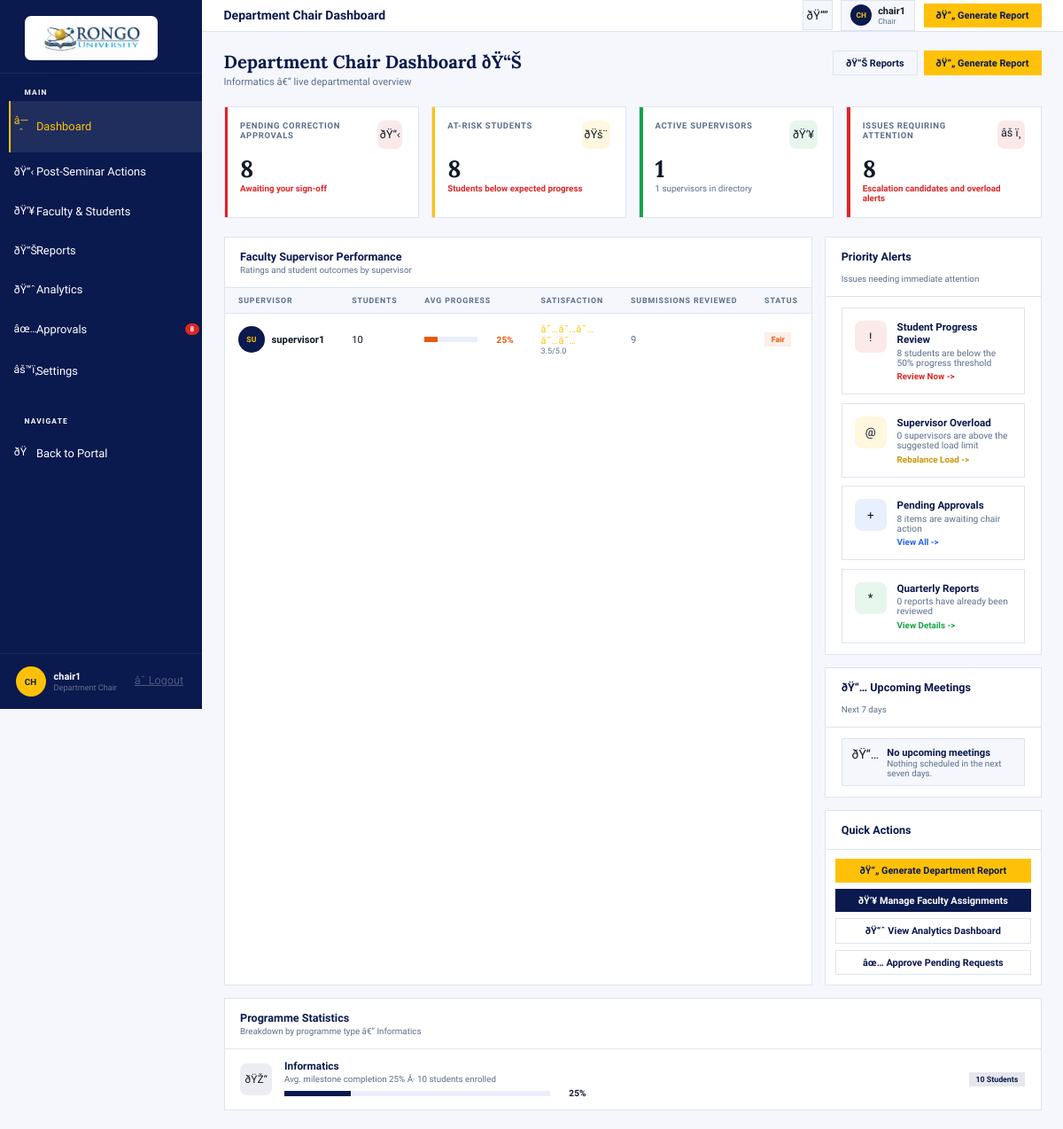
The app's page /chair/ (signed in), older data.
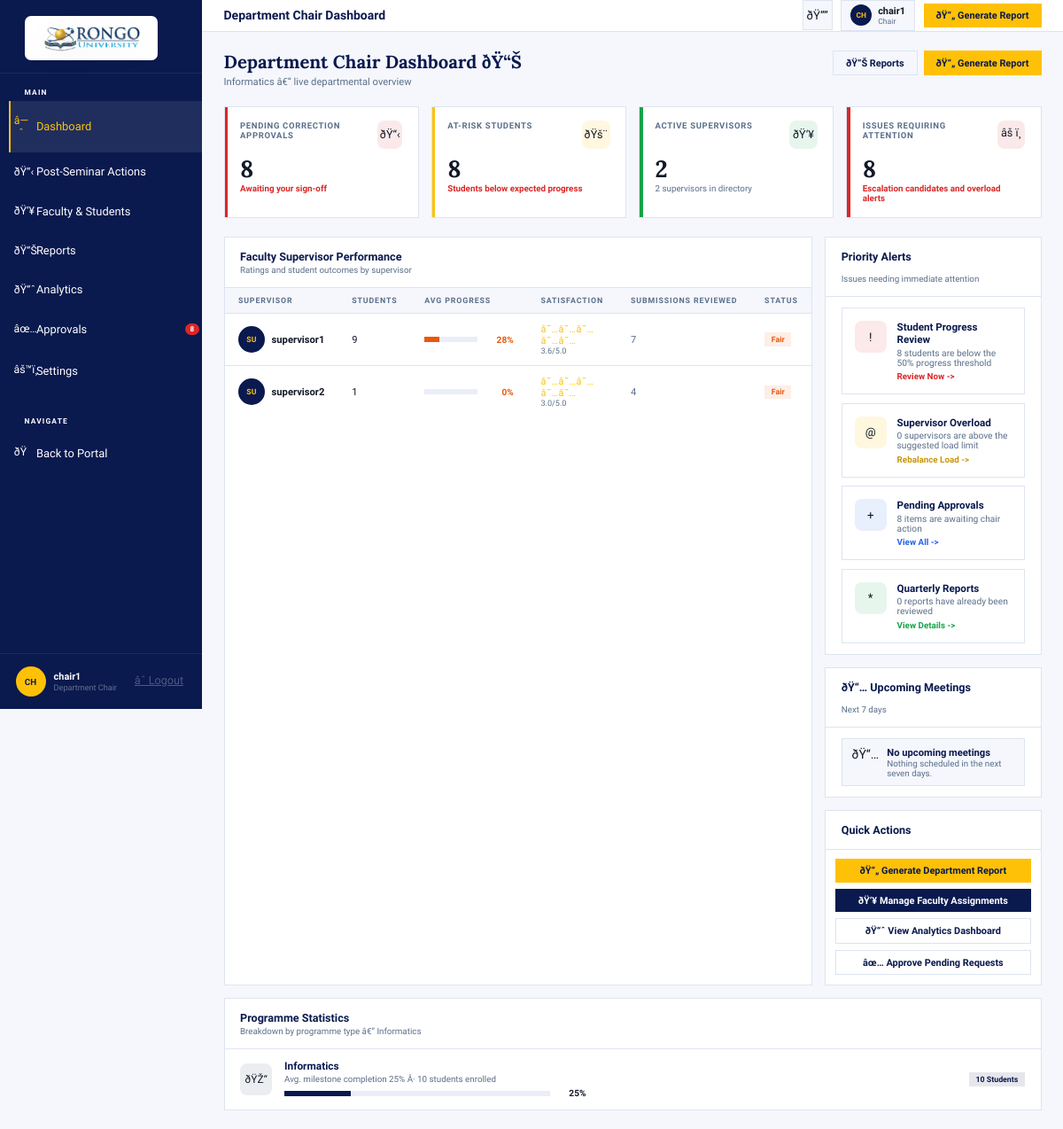
The same page, newer data.
### users/models.py (models this page shows, shortened)
class User(AbstractUser):
    ROLE_CHOICES = (
        ("student", "Student"),
        ("supervisor", "Supervisor"),
        ("admin", "Admin"),
        ("dean", "Dean"),
        ("chair", "Chair"),
    )
    role = models.CharField(max_length=20, choices=ROLE_CHOICES)
    unique_id = models.CharField(max_length=50, unique=True, help_text="Admission Number for students or Staff ID for staff", editable=False)

### students/models.py (models this page shows, shortened)
class Student(models.Model):
    user = models.OneToOneField(User, on_delete=models.CASCADE, related_name='student_profile')
    student_number = models.CharField(max_length=50)
    programme = models.CharField(max_length=100)
    supervisor = models.ForeignKey(User, on_delete=SET_NULL, null=True, blank=True, related_name="supervised_students")

### chair/views.py (the view)
# urls.py: path('', chair_dashboard, name='chair_dashboard'),
@login_required
@user_passes_test(lambda u: u.role in ["chair", "admin", "dean"])
def chair_dashboard(request):
    chair = request.user
    today = timezone.localdate()
    students = list(
        Student.objects.select_related("user", "supervisor")
        .prefetch_related(
            Prefetch("milestone_set", queryset=Milestone.objects.order_by("date", "id")),
            Prefetch("submission_set", queryset=Submission.objects.order_by("-submitted_at")),
        )
        .order_by("user__first_name", "user__last_name", "user__username")
    )
    supervisors = list(
        User.objects.filter(role="supervisor")
        .prefetch_related(
            Prefetch(
                "supervised_students",
                queryset=Student.objects.select_related("user").prefetch_related(
                    Prefetch("milestone_set", queryset=Milestone.objects.order_by("date", "id")),
                    Prefetch("submission_set", queryset=Submission.objects.order_by("-submitted_at")),
                ),
            )
        )
        .order_by("first_name", "last_name", "username")
    )
    submissions = list(
        Submission.objects.select_related("student__user", "student__supervisor", "reviewed_by").order_by("-submitted_at")
    )
    reports = list(QuarterlyReport.objects.select_related("student__user").order_by("-submitted_at"))
    bookings = list(
        PresentationBooking.objects.select_related("student__user")
        .filter(date__gte=timezone.now())
        .order_by("date")[:5]
    )
    notifications = list(Notification.objects.filter(user=chair).order_by("-created_at")[:5])
    student_rows = []
    at_risk_rows = []
    programme_map = defaultdict(list)
    progress_cache = {}
    for student in students:
        summary = _student_progress(student, today)
        progress_cache[student.id] = summary
        student_rows.append(
            {
                "student": student,
                "name": student.user.get_full_name() or student.user.username,
                "initials": _initials(student.user),
                "programme": student.programme,
                "supervisor_name": student.supervisor.get_full_name() if student.supervisor else "Unassigned",
                "progress": summary["progress"],
                "status_label": summary["status_label"],
                "status_badge": summary["status_badge"],
            }
        )
        programme_map[student.programme].append(summary["progress"])
        if summary["progress"] < 50:
            at_risk_rows.append(
                {
                    "name": student.user.get_full_name() or student.user.username,
                    "programme": student.programme,
                    "progress": summary["progress"],
                    "risk_factor": "Low milestone completion",
                    "supervisor_name": student.supervisor.get_full_name() if student.supervisor else "Unassigned",
                }
            )
    supervisor_rows = []
    overloaded_supervisors = []
    for supervisor in supervisors:
        assigned_students = list(supervisor.supervised_students.all())
        student_count = len(assigned_students)
        avg_progress = int(round(sum(progress_cache[s.id]["progress"] for s in assigned_students) / student_count)) if student_count else 0
        reviewed_count = sum(
            1
            for student in assigned_students
            for submission in progress_cache[student.id]["submissions"]
            if submission.status in {"reviewed", "approved"}
        )
        rating = round(min(5.0, 3.0 + (avg_progress / 50)), 1) if student_count else 0
        if avg_progress >= 75:
            status_label = "Excellent"
            status_badge = "pill-amber"
        elif avg_progress >= 60:
            status_label = "Good"
            status_badge = "pill-green"
        else:
            status_label = "Fair"
            status_badge = "pill-orange"
        supervisor_rows.append(
            {
                "user": supervisor,
                "initials": _initials(supervisor),
                "student_count": student_count,
                "avg_progress": avg_progress,
                "rating": rating,
                "reviewed_count": reviewed_count,
                "status_label": status_label,
                "status_badge": status_badge,
                "is_overloaded": student_count > 12,
            }
        )
        if student_count > 12:
            overloaded_supervisors.append(supervisor)
    supervisor_rows.sort(key=lambda row: (-row["avg_progress"], row["user"].get_full_name() or row["user"].username))
    at_risk_rows.sort(key=lambda row: row["progress"])
    programme_stats = []
    for programme, values in sorted(programme_map.items()):
        avg_progress = int(round(sum(values) / len(values))) if values else 0
        programme_stats.append(
            {
                "name": programme,
                "student_count": len(values),
                "avg_progress": avg_progress,
                "duration_text": f"Avg. milestone completion {avg_progress}%",
                "progress_color": "var(--green)" if avg_progress >= 85 else "var(--navy)",
            }
        )
    pending_approvals = []
    for submission in submissions:
        if submission.status in {"submitted", "pending", "revision"} and submission.chair_status == "pending":
            pending_approvals.append(
                {
                    "id": submission.id,
                    "student_name": submission.student.user.get_full_name() or submission.student.user.username,
                    "request_type": "Submission Review",
                    "details": f"{submission.student.programme} - {submission.title}",
                    "submitted_label": submission.submitted_at.strftime("%d %b"),
                    "priority_label": "High" if submission.status == "revision" else "Medium",
                    "priority_badge": "pill-red" if submission.status == "revision" else "pill-amber",
                }
            )
    pending_approvals = pending_approvals[:8]
    issues_count = len(at_risk_rows) + len(overloaded_supervisors)
    alerts = [
        {
            "icon": "Student Progress Review",
            "description": f"{len(at_risk_rows)} students are below the 50% progress threshold",
            "action_class": "alert-action-red",
            "action_text": "Review Now ->",
            "icon_style": "background:var(--red-dim)",
            "symbol": "!",
        },
        {
            "icon": "Supervisor Overload",
            "description": f"{len(overloaded_supervisors)} supervisors are above the suggested load limit",
            "action_class": "alert-action-amber",
            "action_text": "Rebalance Load ->",
            "icon_style": "background:var(--amber-dim)",
            "symbol": "@",
        },
        {
            "icon": "Pending Approvals",
            "description": f"{len(pending_approvals)} items are awaiting chair action",
            "action_class": "alert-action-blue",
            "action_text": "View All ->",
            "icon_style": "background:var(--blue-dim)",
            "symbol": "+",
        },
        {
            "icon": "Quarterly Reports",
            "description": f"{sum(1 for report in reports if report.status == 'reviewed')} reports have already been reviewed",
            "action_class": "alert-action-green",
            "action_text": "View Details ->",
            "icon_style": "background:var(--green-dim)",
            "symbol": "*",
        },
    ]
    report_archive = [
        {
            "title": "Quarterly Report Summary",
            "type": "Quarterly",
            "generated": reports[0].submitted_at if reports else None,
            "scope": f"{len(reports)} student reports",
        },
        {
            "title": "Supervisor Load Distribution",
            "type": "Operational",
            "generated": timezone.now(),
            "scope": f"{len(supervisor_rows)} supervisors",
        },
        {
            "title": "At-Risk Student Intervention Report",
            "type": "Ad hoc",
            "generated": timezone.now(),
            "scope": f"{len(at_risk_rows)} students",
        },
    ]
    completion_rate = int(round(sum(row["progress"] for row in student_rows) / len(student_rows))) if student_rows else 0
    chair_name = chair.get_full_name() or chair.username
    department_name = programme_stats[0]["name"] if programme_stats else "Postgraduate Department"
    context = {
        "chair": chair,
        "chair_name": chair_name,
        "chair_email": chair.email,
        "chair_initials": _initials(chair),
        "chair_staff_id": f"CHR/{chair.id:04d}",
        "chair_role_title": "Department Chair",
        "department_name": department_name,
        "notifications": notifications,
        "stats": {
            "pending_approvals": len(pending_approvals),
            "at_risk_students": len(at_risk_rows),
            "active_supervisors": len([row for row in supervisor_rows if row["student_count"] > 0]),
            "issues": issues_count,
            "reports_generated": len(reports),
            "completion_rate": completion_rate,
        },
        "supervisor_rows": supervisor_rows,
        "supervisors": supervisors,
        "alerts": alerts,
        "upcoming_meetings": bookings,
        "programme_stats": programme_stats,
        "student_rows": student_rows,
        "at_risk_rows": at_risk_rows,
        "pending_approvals": pending_approvals,
        "report_archive": report_archive,
        "analytics": {
            "phd_completion": next((item["avg_progress"] for item in programme_stats if "PhD" in item["name"]), completion_rate),
            "masters_completion": next((item["avg_progress"] for item in programme_stats if "MSc" in item["name"] or "Masters" in item["name"]), completion_rate),
            "avg_time": "N/A",
            "dropout_rate": 0,
            "progress_by_programme": programme_stats,
            "satisfaction": round(sum(row["rating"] for row in supervisor_rows) / len(supervisor_rows), 1) if supervisor_rows else 0,
            "review_timeliness": int(round((sum(row["reviewed_count"] for row in supervisor_rows) / max(len(submissions), 1)) * 100)) if submissions else 0,
            "approval_rate": int(round((sum(1 for submission in submissions if submission.status == "approved") / max(len(submissions), 1)) * 100)) if submissions else 0,
        },
    }
    return render(request, 'chair/chair.html', context)

### chair/views.py (called while the page is built)
def _initials(user):
    full_name = user.get_full_name().strip()
    if full_name:
        return "".join(part[0] for part in full_name.split()[:2]).upper()
    return user.username[:2].upper()

### templates/chair/chair.html (shortened to what the changed rows need)
﻿{% load static %}
<!DOCTYPE html>
<html lang="en">
<head>
</head>
<body>
<div class="main">
  <main class="content">
    <section class="section-view active" id="view-dashboard">
      <div>
      <div class="page-hdr">
        <div><h2>Department Chair Dashboard ðŸ“Š</h2><p>{{ department_name }} â€” live departmental overview</p></div>
      </div>
      <div id="chair-dashboard-report">
      <div class="stat-grid">
        <div class="stat-card s-green"><div class="stat-head"><span class="stat-lbl">Active Supervisors</span><div class="stat-ico ico-green">ðŸ‘¥</div></div><div class="stat-val">{{ stats.active_supervisors }}</div><div class="stat-sub">{{ supervisor_rows|length }} supervisors in directory</div></div>
        </div>
      <div class="grid-65-35" style="margin-bottom:1rem">
        <div class="card">
          <div class="tbl-wrap">
            <table>
              <thead><tr><th>Supervisor</th><th>Students</th><th>Avg Progress</th><th>Satisfaction</th><th>Submissions Reviewed</th><th>Status</th></tr></thead>
              <tbody>
                {% for row in supervisor_rows %}
                <tr><td><div style="display:flex;align-items:center;gap:.55rem"><div class="av" style="background:#0A194E;color:var(--amber)">{{ row.initials }}</div><span class="td-bold">{{ row.user.get_full_name|default:row.user.username }}</span></div></td><td>{{ row.student_count }}</td><td><div class="prog-wrap"><div class="prog-bar"><div class="prog-fill" style="width:{{ row.avg_progress }}%;background:{% if row.avg_progress >= 75 %}var(--green){% elif row.avg_progress >= 60 %}var(--navy){% else %}var(--orange){% endif %}"></div></div><span class="prog-val"{% if row.avg_progress < 60 %} style="color:var(--orange)"{% endif %}>{{ row.avg_progress }}%</span></div></td><td><div><div class="stars">â˜…â˜…â˜…â˜…â˜…</div><div style="font-size:.65rem;color:var(--muted)">{{ row.rating }}/5.0</div></div></td><td class="td-muted">{{ row.reviewed_count }}</td><td><span class="pill {{ row.status_badge }}">{{ row.status_label }}</span></td></tr>
                {% empty %}
                <tr><td colspan="6" class="td-muted">No supervisor data available.</td></tr>
                {% endfor %}
              </tbody>
            </table>
          </div>
        </div>
        <div>
          <div class="card" style="margin-bottom:1rem">
            <div style="padding:.85rem 1.25rem">
              {% for alert in alerts %}
              <div class="alert-card"><div class="alert-ico" style="{{ alert.icon_style }}">{{ alert.symbol }}</div><div><div class="alert-title">{{ alert.icon }}</div><div class="alert-desc">{{ alert.description }}</div><div class="alert-action {{ alert.action_class }}"{% if alert.icon == 'Pending Approvals' %} onclick="nav(document.querySelectorAll('.nav-link')[4],'approvals')"{% endif %}>{{ alert.action_text }}</div></div></div>
              {% endfor %}
            </div>
          </div>
        </div>
      </div>
      <div class="card">
        <div class="card-hdr"><div class="card-hdr-left"><div class="card-title">Programme Statistics</div><div class="card-sub">Breakdown by programme type â€” {{ department_name }}</div></div></div>
        {% for programme in programme_stats %}
        <div class="prog-stat">
          <div class="ps-icon" style="background:{% if forloop.first %}rgba(10,25,78,.08){% elif forloop.counter == 2 %}var(--green-dim){% else %}var(--amber-dim){% endif %}">{% if forloop.first %}ðŸŽ“{% elif forloop.counter == 2 %}ðŸ“š{% else %}ðŸ’»{% endif %}</div>
          <div style="flex:1"><div class="ps-name">{{ programme.name }}</div><div class="ps-meta">{{ programme.duration_text }} Â· {{ programme.student_count }} students enrolled</div><div style="margin-top:.4rem"><div class="prog-wrap"><div class="prog-bar" style="max-width:300px"><div class="prog-fill" style="width:{{ programme.avg_progress }}%;background:{{ programme.progress_color }}"></div></div><span class="prog-val"{% if programme.progress_color == 'var(--green)' %} style="color:var(--green)"{% endif %}>{{ programme.avg_progress }}%</span></div></div></div>
          <span class="pill pill-navy">{{ programme.student_count }} Students</span>
        </div>
        {% empty %}
        <div class="prog-stat"><div style="flex:1" class="td-muted">No programme data available.</div></div>
        {% endfor %}
      </div>
      </div>
      </div>
    </section>
  </main>
</div>
</body>
</html>

Row changes from the older to the newer data that the page shows:
computed for User "supervisor1": student_count "10" → "9"; {{ row.avg_progress }} 25 → 28 (drawn); avg_progress "25" → "28"; rating "3.5" → "3.6"; reviewed_count "9" → "7"
added User: initials "SU", user.get_full_name "supervisor2", student_count "1", avg_progress "0", rating "3.0", reviewed_count "4", status_label "Fair"
Text that changed along with them:
{{ stats.active_supervisors }}: "1" → "2"
{{ supervisor_rows|length }}: "1" → "2"
